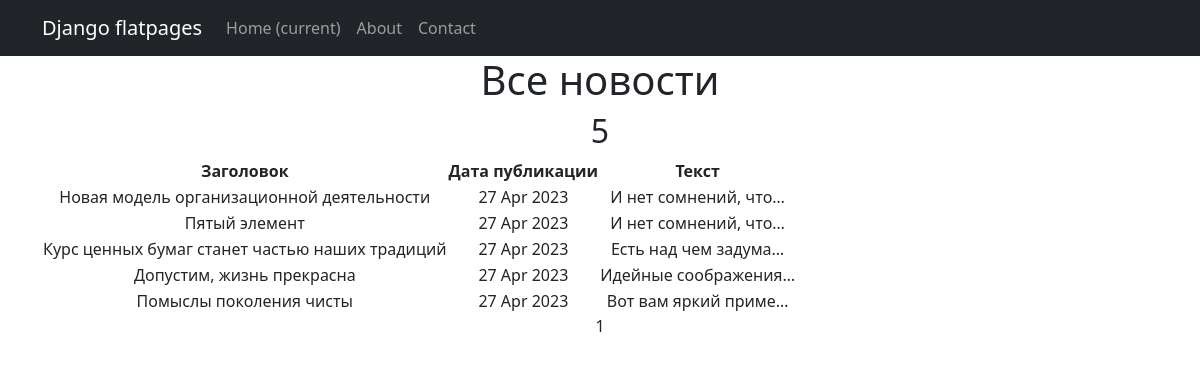
The page /news/ on the database as committed earlier.
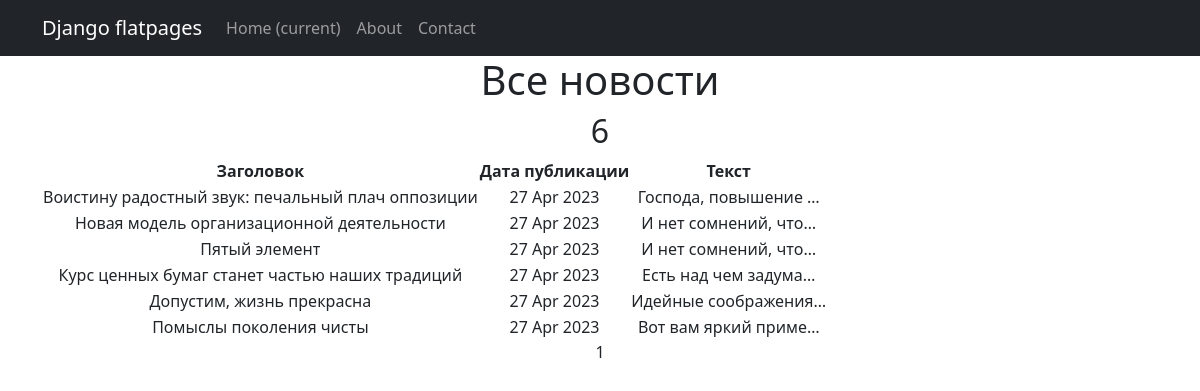
The same page on the database as committed later.
### news/models.py (models this page shows, shortened)
class Post(models.Model):
    author = models.ForeignKey(Author, on_delete = models.CASCADE)
    NEWS = 'NW'
    ARTICLE = 'AR'
    CATEGORY_CHOISE = (
        (NEWS, 'Новость'),
        (ARTICLE, 'Статья')
    )
    categoryType = models.CharField(max_length= 2, choices= CATEGORY_CHOISE, default= ARTICLE, verbose_name='Тип')
    dateCreate = models.DateTimeField(auto_now_add = True)
    postCategory = models.ManyToManyField(Category, through= 'PostCategory', verbose_name='Категория')
    title = models.CharField(max_length = 256, verbose_name='Заголовок')
    text = models.TextField(verbose_name='Содержимое')
    rating  = models.IntegerField(default = 0)

### news/views.py (the view)
# urls.py: path('', PostsList.as_view(), name = 'post_list'),
class PostsList(ListView):
    model = Post
    ordering = '-dateCreate'
    template_name = 'posts.html'
    context_object_name = 'posts'
    paginate_by = 10

### news/templatetags/censor.py (called while the page is built)
def intersection(list1, list2):
    temp = set(list2)
    list3 = [value for value in list1 if value in temp]
    return  list3

@register.filter()
def censor(text):
    list_words = re.findall(r'\b\w+\b', text.lower())
    find_words = intersection(list, list_words)
    for word in find_words:
        l = word[0] + ('*' * (len(word) - 1))
        text = text.replace(word.lower(), l)
    return text

### templates/posts.html (shortened to what this page needs)
{% extends 'flatpages/default.html' %}
{% load censor %}
{% load custom_tags %}
{% block content %}
<h1>Все новости</h1>
<h2>{{ posts | length}}</h2>
    {% if posts %}
        <table>
            <tr>
                <td><b>Заголовок</b></td>
                <td><b>Дата публикации</b></td>
                <td><b>Текст</b></td>
            </tr>
            {% for post in posts %}
            <tr>
                <td>{{ post.title | censor }}</td>
                <td>{{ post.dateCreate | date:'d M Y' }}</td>
                <td>{{ post.text | truncatechars:20 }}</td>
            </tr>
            {% endfor %}
         </table>
    {% else %}
        <h2>Новостей нет!</h2>
    {% endif %}
    {{ page_obj.number }}
{% endblock content %}

Rows that differ between the two databases and show on the page:
added Post: title|censor "Воистину радостный звук: печальный плач оппозиции", dateCreate "27 Apr 2023", text "Господа, повышение …"
Other text that changed with them:
{{ posts | length }}: "5" → "6"
